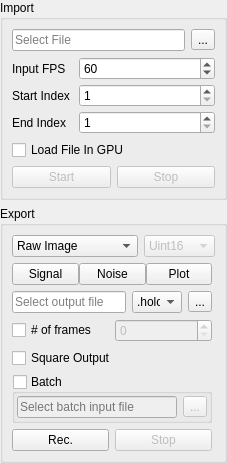
       <widget class="holovibes::gui::Frame" name="ImportExportFrame">
        <property name="minimumSize">
         <size>
          <width>0</width>
          <height>0</height>
         </size>
        </property>
        <property name="maximumSize">
         <size>
          <width>221</width>
          <height>16777215</height>
         </size>
        </property>
        <property name="baseSize">
         <size>
          <width>0</width>
          <height>0</height>
         </size>
        </property>
        <layout class="QVBoxLayout" name="verticalLayout_4">
         <property name="leftMargin">
          <number>0</number>
         </property>
         <property name="topMargin">
          <number>0</number>
         </property>
         <property name="rightMargin">
          <number>0</number>
         </property>
         <property name="bottomMargin">
          <number>0</number>
         </property>
         <item>
          <widget class="holovibes::gui::GroupBox" name="ImportGroupBox">
           <property name="sizePolicy">
            <sizepolicy hsizetype="Fixed" vsizetype="Preferred">
             <horstretch>1</horstretch>
             <verstretch>0</verstretch>
            </sizepolicy>
           </property>
           <property name="minimumSize">
            <size>
             <width>210</width>
             <height>0</height>
            </size>
           </property>
           <property name="maximumSize">
            <size>
             <width>252</width>
             <height>16777215</height>
            </size>
           </property>
           <property name="baseSize">
            <size>
             <width>210</width>
             <height>0</height>
            </size>
           </property>
           <property name="toolTip">
            <string notr="true"/>
           </property>
           <property name="toolTipDuration">
            <number>-1</number>
           </property>
           <property name="title">
            <string>Import</string>
           </property>
           <property name="flat">
            <bool>false</bool>
           </property>
           <layout class="QVBoxLayout" name="verticalLayout_6">
            <property name="spacing">
             <number>6</number>
            </property>
            <property name="sizeConstraint">
             <enum>QLayout::SetNoConstraint</enum>
            </property>
            <property name="leftMargin">
             <number>9</number>
            </property>
            <property name="topMargin">
             <number>9</number>
            </property>
            <property name="rightMargin">
             <number>9</number>
            </property>
            <property name="bottomMargin">
             <number>9</number>
            </property>
            <item>
             <layout class="QHBoxLayout" name="horizontalLayout_17">
              <item>
               <widget class="holovibes::gui::Drag_drop_lineedit" name="ImportPathLineEdit">
                <property name="enabled">
                 <bool>true</bool>
                </property>
                <property name="acceptDrops">
                 <bool>true</bool>
                </property>
                <property name="text">
                 <string/>
                </property>
                <property name="dragEnabled">
                 <bool>false</bool>
                </property>
                <property name="readOnly">
                 <bool>true</bool>
                </property>
                <property name="placeholderText">
                 <string>Select File</string>
                </property>
               </widget>
              </item>
              <item>
               <widget class="QToolButton" name="InputBrowseToolButton">
                <property name="acceptDrops">
                 <bool>true</bool>
                </property>
                <property name="text">
                 <string>...</string>
                </property>
                <property name="shortcut">
                 <string>Ctrl+O</string>
                </property>
               </widget>
              </item>
             </layout>
            </item>
            <item>
             <layout class="QGridLayout" name="gridLayout_6">
              <property name="horizontalSpacing">
               <number>9</number>
              </property>
              <property name="verticalSpacing">
               <number>4</number>
              </property>
              <item row="2" column="0">
               <widget class="QLabel" name="ImportEndIndexLabel">
                <property name="text">
                 <string>End Index</string>
                </property>
                <property name="alignment">
                 <set>Qt::AlignLeading|Qt::AlignLeft|Qt::AlignVCenter</set>
                </property>
               </widget>
              </item>
              <item row="2" column="1">
               <widget class="QSpinBox" name="ImportEndIndexSpinBox">
                <property name="enabled">
                 <bool>true</bool>
                </property>
                <property name="sizePolicy">
                 <sizepolicy hsizetype="Expanding" vsizetype="Fixed">
                  <horstretch>0</horstretch>
                  <verstretch>0</verstretch>
                 </sizepolicy>
                </property>
                <property name="minimum">
                 <number>1</number>
                </property>
                <property name="maximum">
                 <number>2100000000</number>
                </property>
                <property name="value">
                 <number>1</number>
                </property>
               </widget>
              </item>
              <item row="0" column="0">
               <widget class="QLabel" name="ImportFpsLabel">
                <property name="text">
                 <string>Input FPS</string>
                </property>
                <property name="alignment">
                 <set>Qt::AlignLeading|Qt::AlignLeft|Qt::AlignVCenter</set>
                </property>
               </widget>
              </item>
              <item row="1" column="1">
               <widget class="QSpinBox" name="ImportStartIndexSpinBox">
                <property name="enabled">
                 <bool>true</bool>
                </property>
                <property name="sizePolicy">
                 <sizepolicy hsizetype="Expanding" vsizetype="Fixed">
                  <horstretch>0</horstretch>
                  <verstretch>0</verstretch>
                 </sizepolicy>
                </property>
                <property name="minimum">
                 <number>1</number>
                </property>
                <property name="maximum">
                 <number>2100000000</number>
                </property>
                <property name="value">
                 <number>1</number>
                </property>
               </widget>
              </item>
              <item row="1" column="0">
               <widget class="QLabel" name="ImportStartIndexLabel">
                <property name="text">
                 <string>Start Index</string>
                </property>
                <property name="alignment">
                 <set>Qt::AlignLeading|Qt::AlignLeft|Qt::AlignVCenter</set>
                </property>
               </widget>
              </item>
              <item row="0" column="1">
               <widget class="QSpinBox" name="ImportInputFpsSpinBox">
                <property name="enabled">
                 <bool>true</bool>
                </property>
                <property name="sizePolicy">
                 <sizepolicy hsizetype="Expanding" vsizetype="Fixed">
                  <horstretch>0</horstretch>
                  <verstretch>0</verstretch>
                 </sizepolicy>
                </property>
                <property name="toolTip">
                 <string/>
                </property>
                <property name="minimum">
                 <number>1</number>
                </property>
                <property name="maximum">
                 <number>2100000000</number>
                </property>
                <property name="value">
                 <number>60</number>
                </property>
               </widget>
              </item>
             </layout>
            </item>
            <item>
             <layout class="QVBoxLayout" name="verticalLayout">
              <item>
               <widget class="QCheckBox" name="LoadFileInGpuCheckBox">
                <property name="toolTip">
                 <string>Allows much higher FPS. Requires high GPU DRAM.</string>
                </property>
                <property name="layoutDirection">
                 <enum>Qt::LeftToRight</enum>
                </property>
                <property name="locale">
                 <locale language="French" country="France"/>
                </property>
                <property name="text">
                 <string>Load File In GPU</string>
                </property>
               </widget>
              </item>
             </layout>
            </item>
            <item>
             <layout class="QHBoxLayout" name="horizontalLayout_27">
              <item>
               <widget class="QPushButton" name="ImportStartPushButton">
                <property name="enabled">
                 <bool>false</bool>
                </property>
                <property name="text">
                 <string>Start</string>
                </property>
               </widget>
              </item>
              <item>
               <widget class="QPushButton" name="ImportStopPushButton">
                <property name="enabled">
                 <bool>false</bool>
                </property>
                <property name="text">
                 <string>Stop</string>
                </property>
               </widget>
              </item>
             </layout>
            </item>
           </layout>
          </widget>
         </item>
         <item>
          <widget class="holovibes::gui::GroupBox" name="ExportGroupBox">
           <property name="minimumSize">
            <size>
             <width>0</width>
             <height>0</height>
            </size>
           </property>
           <property name="maximumSize">
            <size>
             <width>255</width>
             <height>16777215</height>
            </size>
           </property>
           <property name="baseSize">
            <size>
             <width>0</width>
             <height>0</height>
            </size>
           </property>
           <property name="toolTip">
            <string notr="true"/>
           </property>
           <property name="toolTipDuration">
            <number>-1</number>
           </property>
           <property name="title">
            <string>Export</string>
           </property>
           <property name="flat">
            <bool>false</bool>
           </property>
           <layout class="QGridLayout" name="gridLayout_10">
            <item row="0" column="0">
             <layout class="QHBoxLayout" name="horizontalLayout_9">
              <item>
               <widget class="QComboBox" name="RecordImageModeComboBox">
                <property name="sizePolicy">
                 <sizepolicy hsizetype="Fixed" vsizetype="Fixed">
                  <horstretch>0</horstretch>
                  <verstretch>0</verstretch>
                 </sizepolicy>
                </property>
                <property name="minimumSize">
                 <size>
                  <width>126</width>
                  <height>0</height>
                 </size>
                </property>
                <item>
                 <property name="text">
                  <string>Raw Image</string>
                 </property>
                </item>
                <item>
                 <property name="text">
                  <string>Processed Image</string>
                 </property>
                </item>
                <item>
                 <property name="text">
                  <string>Chart</string>
                 </property>
                </item>
               </widget>
              </item>
              <item>
               <widget class="QComboBox" name="RecordDataTypeComboBox">
                <property name="enabled">
                 <bool>false</bool>
                </property>
                <property name="sizePolicy">
                 <sizepolicy hsizetype="Fixed" vsizetype="Fixed">
                  <horstretch>0</horstretch>
                  <verstretch>0</verstretch>
                 </sizepolicy>
                </property>
                <property name="minimumSize">
                 <size>
                  <width>71</width>
                  <height>0</height>
                 </size>
                </property>
                <property name="maximumSize">
                 <size>
                  <width>0</width>
                  <height>16777215</height>
                 </size>
                </property>
                <item>
                 <property name="text">
                  <string>Uint16</string>
                 </property>
                </item>
                <item>
                 <property name="text">
                  <string>Float32</string>
                 </property>
                </item>
               </widget>
              </item>
             </layout>
            </item>
            <item row="1" column="0">
             <widget class="QFrame" name="RecordFrame">
              <property name="maximumSize">
               <size>
                <width>200</width>
                <height>250</height>
               </size>
              </property>
              <property name="frameShape">
               <enum>QFrame::NoFrame</enum>
              </property>
              <property name="frameShadow">
               <enum>QFrame::Plain</enum>
              </property>
              <property name="lineWidth">
               <number>2</number>
              </property>
              <layout class="QVBoxLayout" name="recordLayout">
               <property name="spacing">
                <number>6</number>
               </property>
               <property name="leftMargin">
                <number>0</number>
               </property>
               <property name="topMargin">
                <number>0</number>
               </property>
               <property name="rightMargin">
                <number>0</number>
               </property>
               <property name="bottomMargin">
                <number>0</number>
               </property>
               <item>
                <widget class="QWidget" name="ChartPlotWidget" native="true">
                 <property name="sizePolicy">
                  <sizepolicy hsizetype="Preferred" vsizetype="Preferred">
                   <horstretch>0</horstretch>
                   <verstretch>0</verstretch>
                  </sizepolicy>
                 </property>
                 <property name="minimumSize">
                  <size>
                   <width>0</width>
                   <height>0</height>
                  </size>
                 </property>
                 <property name="maximumSize">
                  <size>
                   <width>210</width>
                   <height>40</height>
                  </size>
                 </property>
                 <layout class="QHBoxLayout" name="horizontalLayout_11">
                  <property name="spacing">
                   <number>0</number>
                  </property>
                  <property name="sizeConstraint">
                   <enum>QLayout::SetDefaultConstraint</enum>
                  </property>
                  <property name="leftMargin">
                   <number>0</number>
                  </property>
                  <property name="topMargin">
                   <number>0</number>
                  </property>
                  <property name="rightMargin">
                   <number>0</number>
                  </property>
                  <property name="bottomMargin">
                   <number>0</number>
                  </property>
                  <item>
                   <widget class="QPushButton" name="ChartSignalPushButton">
                    <property name="text">
                     <string>Signal</string>
                    </property>
                   </widget>
                  </item>
                  <item>
                   <widget class="QPushButton" name="ChartNoisePushButton">
                    <property name="text">
                     <string>Noise</string>
                    </property>
                   </widget>
                  </item>
                  <item>
                   <widget class="QPushButton" name="ChartPlotPushButton">
                    <property name="text">
                     <string>Plot</string>
                    </property>
                   </widget>
                  </item>
                 </layout>
                </widget>
               </item>
               <item>
                <layout class="QHBoxLayout" name="outputFileSelectionLayout">
                 <property name="spacing">
                  <number>6</number>
                 </property>
                 <item>
                  <widget class="holovibes::gui::Drag_drop_lineedit" name="OutputFilePathLineEdit">
                   <property name="inputMask">
                    <string/>
                   </property>
                   <property name="text">
                    <string/>
                   </property>
                   <property name="dragEnabled">
                    <bool>false</bool>
                   </property>
                   <property name="readOnly">
                    <bool>true</bool>
                   </property>
                   <property name="placeholderText">
                    <string>Select output file</string>
                   </property>
                  </widget>
                 </item>
                 <item>
                  <widget class="QComboBox" name="RecordExtComboBox">
                   <property name="maximumSize">
                    <size>
                     <width>50</width>
                     <height>16777215</height>
                    </size>
                   </property>
                   <item>
                    <property name="text">
                     <string>.holo</string>
                    </property>
                   </item>
                  </widget>
                 </item>
                 <item>
                  <widget class="QToolButton" name="OutputFileBrowseToolButton">
                   <property name="text">
                    <string>...</string>
                   </property>
                  </widget>
                 </item>
                </layout>
               </item>
               <item>
                <layout class="QHBoxLayout" name="numberOfFramesLayout">
                 <item>
                  <widget class="QCheckBox" name="NumberOfFramesCheckBox">
                   <property name="text">
                    <string># of frames</string>
                   </property>
                  </widget>
                 </item>
                 <item>
                  <widget class="QSpinBox" name="NumberOfFramesSpinBox">
                   <property name="enabled">
                    <bool>false</bool>
                   </property>
                   <property name="toolTip">
                    <string># of frames to record</string>
                   </property>
                   <property name="minimum">
                    <number>0</number>
                   </property>
                   <property name="maximum">
                    <number>8388608</number>
                   </property>
                   <property name="value">
                    <number>0</number>
                   </property>
                  </widget>
                 </item>
                </layout>
               </item>
               <item>
                <layout class="QHBoxLayout" name="squareOutputLayout">
                 <item>
                  <widget class="QCheckBox" name="SquareOutputCheckBox">
                   <property name="text">
                    <string>Square Output</string>
                   </property>
                  </widget>
                 </item>
                </layout>
               </item>
               <item>
                <widget class="QGroupBox" name="BatchGroupBox">
                 <property name="title">
                  <string>Batch</string>
                 </property>
                 <property name="checkable">
                  <bool>true</bool>
                 </property>
                 <property name="checked">
                  <bool>false</bool>
                 </property>
                 <layout class="QVBoxLayout" name="verticalLayout_19">
                  <property name="leftMargin">
                   <number>2</number>
                  </property>
                  <property name="topMargin">
                   <number>2</number>
                  </property>
                  <property name="rightMargin">
                   <number>2</number>
                  </property>
                  <property name="bottomMargin">
                   <number>2</number>
                  </property>
                  <item>
                   <layout class="QHBoxLayout" name="batchFileSelectionLayout">
                    <property name="spacing">
                     <number>6</number>
                    </property>
                    <item>
                     <widget class="holovibes::gui::Drag_drop_lineedit" name="BatchInputPathLineEdit">
                      <property name="inputMask">
                       <string/>
                      </property>
                      <property name="text">
                       <string/>
                      </property>
                      <property name="dragEnabled">
                       <bool>false</bool>
                      </property>
                      <property name="readOnly">
                       <bool>true</bool>
                      </property>
                      <property name="placeholderText">
                       <string>Select batch input file</string>
                      </property>
                     </widget>
                    </item>
                    <item>
                     <widget class="QToolButton" name="BatchInputBrowseToolButton">
                      <property name="toolTip">
                       <string>Allow batch file reading</string>
                      </property>
                      <property name="text">
                       <string>...</string>
                      </property>
                     </widget>
                    </item>
                   </layout>
                  </item>
                 </layout>
                </widget>
               </item>
               <item>
                <layout class="QHBoxLayout" name="recordPushButtonsLayout">
                 <item>
                  <widget class="QPushButton" name="ExportRecPushButton">
                   <property name="text">
                    <string>Rec.</string>
                   </property>
                  </widget>
                 </item>
                 <item>
                  <widget class="QPushButton" name="ExportStopPushButton">
                   <property name="enabled">
                    <bool>false</bool>
                   </property>
                   <property name="text">
                    <string>Stop</string>
                   </property>
                  </widget>
                 </item>
                </layout>
               </item>
              </layout>
             </widget>
            </item>
           </layout>
          </widget>
         </item>
         <item>
          <spacer name="BottomExportSpacer">
           <property name="orientation">
            <enum>Qt::Vertical</enum>
           </property>
           <property name="sizeHint" stdset="0">
            <size>
             <width>20</width>
             <height>0</height>
            </size>
           </property>
          </spacer>
         </item>
        </layout>
       </widget>
